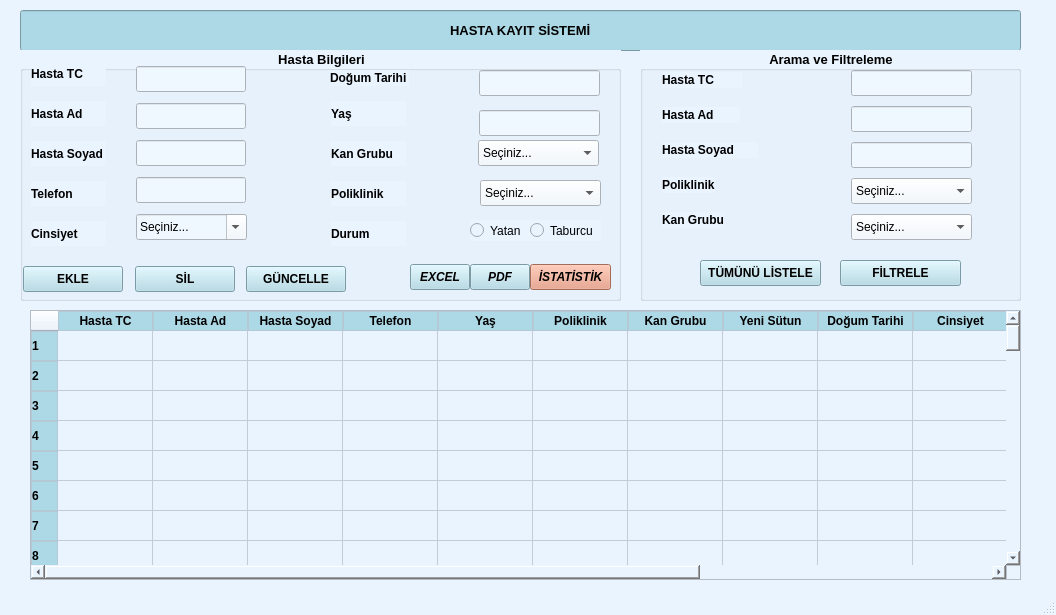
<?xml version="1.0" encoding="UTF-8"?>
<ui version="4.0">
 <class>MainWindow</class>
 <widget class="QMainWindow" name="MainWindow">
  <property name="geometry">
   <rect>
    <x>0</x>
    <y>0</y>
    <width>1056</width>
    <height>615</height>
   </rect>
  </property>
  <property name="windowTitle">
   <string>MainWindow</string>
  </property>
  <property name="styleSheet">
   <string notr="true">QMainWindow {
    background-color: #EAF4FF;
}</string>
  </property>
  <widget class="QWidget" name="centralwidget">
   <property name="styleSheet">
    <string notr="true">QWidget {
    background-color: #EAF4FF;
}</string>
   </property>
   <widget class="QTableWidget" name="tableWidget">
    <property name="geometry">
     <rect>
      <x>30</x>
      <y>310</y>
      <width>991</width>
      <height>270</height>
     </rect>
    </property>
    <property name="font">
     <font>
      <bold>true</bold>
     </font>
    </property>
    <property name="autoFillBackground">
     <bool>true</bool>
    </property>
    <property name="styleSheet">
     <string notr="true">QHeaderView::section{
    background-color:lightblue;
    color:black;
    font-weight:bold;
    border:1px solid #B5C8D6;
}</string>
    </property>
    <property name="rowCount">
     <number>100</number>
    </property>
    <property name="columnCount">
     <number>13</number>
    </property>
    <attribute name="horizontalHeaderDefaultSectionSize">
     <number>95</number>
    </attribute>
    <attribute name="horizontalHeaderShowSortIndicator" stdset="0">
     <bool>false</bool>
    </attribute>
    <attribute name="horizontalHeaderStretchLastSection">
     <bool>true</bool>
    </attribute>
    <row/>
    <row/>
    <row/>
    <row/>
    <row/>
    <row/>
    <row/>
    <row/>
    <row/>
    <row/>
    <row/>
    <row/>
    <row/>
    <row/>
    <row/>
    <row/>
    <row/>
    <row/>
    <row/>
    <row/>
    <row/>
    <row/>
    <row/>
    <row/>
    <row/>
    <row/>
    <row/>
    <row/>
    <row/>
    <row/>
    <row/>
    <row/>
    <row/>
    <row/>
    <row/>
    <row/>
    <row/>
    <row/>
    <row/>
    <row/>
    <row/>
    <row/>
    <row/>
    <row/>
    <row/>
    <row/>
    <row/>
    <row/>
    <row/>
    <row/>
    <row/>
    <row/>
    <row/>
    <row/>
    <row/>
    <row/>
    <row/>
    <row/>
    <row/>
    <row/>
    <row/>
    <row/>
    <row/>
    <row/>
    <row/>
    <row/>
    <row/>
    <row/>
    <row/>
    <row/>
    <row/>
    <row/>
    <row/>
    <row/>
    <row/>
    <row/>
    <row/>
    <row/>
    <row/>
    <row/>
    <row/>
    <row/>
    <row/>
    <row/>
    <row/>
    <row/>
    <row/>
    <row/>
    <row/>
    <row/>
    <row/>
    <row/>
    <row/>
    <row/>
    <row/>
    <row/>
    <row/>
    <row/>
    <row/>
    <row/>
    <column>
     <property name="text">
      <string>Hasta TC</string>
     </property>
     <property name="font">
      <font>
       <bold>true</bold>
      </font>
     </property>
    </column>
    <column>
     <property name="text">
      <string>Hasta Ad</string>
     </property>
     <property name="font">
      <font>
       <bold>true</bold>
      </font>
     </property>
    </column>
    <column>
     <property name="text">
      <string>Hasta Soyad</string>
     </property>
     <property name="font">
      <font>
       <bold>true</bold>
      </font>
     </property>
    </column>
    <column>
     <property name="text">
      <string>Telefon</string>
     </property>
     <property name="font">
      <font>
       <bold>true</bold>
      </font>
     </property>
    </column>
    <column>
     <property name="text">
      <string>Yaş</string>
     </property>
     <property name="font">
      <font>
       <bold>true</bold>
      </font>
     </property>
    </column>
    <column>
     <property name="text">
      <string>Poliklinik</string>
     </property>
     <property name="font">
      <font>
       <bold>true</bold>
      </font>
     </property>
    </column>
    <column>
     <property name="text">
      <string>Kan Grubu</string>
     </property>
     <property name="font">
      <font>
       <bold>true</bold>
      </font>
     </property>
    </column>
    <column>
     <property name="text">
      <string>Yeni Sütun</string>
     </property>
     <property name="font">
      <font>
       <bold>true</bold>
      </font>
     </property>
    </column>
    <column>
     <property name="text">
      <string>Doğum Tarihi</string>
     </property>
     <property name="font">
      <font>
       <bold>true</bold>
      </font>
     </property>
    </column>
    <column>
     <property name="text">
      <string>Cinsiyet</string>
     </property>
     <property name="font">
      <font>
       <bold>true</bold>
      </font>
     </property>
    </column>
    <column/>
    <column/>
    <column/>
   </widget>
   <widget class="QLineEdit" name="lineEdit_4">
    <property name="enabled">
     <bool>true</bool>
    </property>
    <property name="geometry">
     <rect>
      <x>20</x>
      <y>10</y>
      <width>1001</width>
      <height>41</height>
     </rect>
    </property>
    <property name="font">
     <font>
      <pointsize>10</pointsize>
      <bold>true</bold>
     </font>
    </property>
    <property name="layoutDirection">
     <enum>Qt::LayoutDirection::LeftToRight</enum>
    </property>
    <property name="styleSheet">
     <string notr="true">QLineEdit {
    background-color: lightblue;
}</string>
    </property>
    <property name="text">
     <string>HASTA KAYIT SİSTEMİ</string>
    </property>
    <property name="alignment">
     <set>Qt::AlignmentFlag::AlignCenter</set>
    </property>
   </widget>
   <widget class="QGroupBox" name="Hasta_Bilgileri">
    <property name="geometry">
     <rect>
      <x>20</x>
      <y>50</y>
      <width>601</width>
      <height>251</height>
     </rect>
    </property>
    <property name="font">
     <font>
      <pointsize>10</pointsize>
      <bold>true</bold>
     </font>
    </property>
    <property name="layoutDirection">
     <enum>Qt::LayoutDirection::LeftToRight</enum>
    </property>
    <property name="title">
     <string>Hasta Bilgileri</string>
    </property>
    <property name="alignment">
     <set>Qt::AlignmentFlag::AlignCenter</set>
    </property>
    <widget class="QLabel" name="label_12">
     <property name="enabled">
      <bool>true</bool>
     </property>
     <property name="geometry">
      <rect>
       <x>11</x>
       <y>11</y>
       <width>75</width>
       <height>25</height>
      </rect>
     </property>
     <property name="font">
      <font>
       <bold>true</bold>
      </font>
     </property>
     <property name="styleSheet">
      <string notr="true">QLabel {
    background-color: #EAF4FF;
}</string>
     </property>
     <property name="text">
      <string>Hasta TC</string>
     </property>
    </widget>
    <widget class="QLineEdit" name="lineEdit_Dogum_Tarihi">
     <property name="geometry">
      <rect>
       <x>459</x>
       <y>20</y>
       <width>121</width>
       <height>26</height>
      </rect>
     </property>
     <property name="styleSheet">
      <string notr="true">QLineEdit{background-color: #F0F8FF;}</string>
     </property>
     <property name="maxLength">
      <number>10</number>
     </property>
    </widget>
    <widget class="QLabel" name="label_9">
     <property name="geometry">
      <rect>
       <x>310</x>
       <y>20</y>
       <width>79</width>
       <height>16</height>
      </rect>
     </property>
     <property name="font">
      <font>
       <bold>true</bold>
      </font>
     </property>
     <property name="styleSheet">
      <string notr="true">QLabel {
    background-color: #EAF4FF;
}</string>
     </property>
     <property name="text">
      <string>Doğum Tarihi</string>
     </property>
    </widget>
    <widget class="QLabel" name="label_2">
     <property name="enabled">
      <bool>true</bool>
     </property>
     <property name="geometry">
      <rect>
       <x>11</x>
       <y>51</y>
       <width>75</width>
       <height>25</height>
      </rect>
     </property>
     <property name="font">
      <font>
       <bold>true</bold>
      </font>
     </property>
     <property name="styleSheet">
      <string notr="true">QLabel {
    background-color: #EAF4FF;
}</string>
     </property>
     <property name="text">
      <string>Hasta Ad</string>
     </property>
    </widget>
    <widget class="QLabel" name="label_10">
     <property name="geometry">
      <rect>
       <x>311</x>
       <y>51</y>
       <width>75</width>
       <height>25</height>
      </rect>
     </property>
     <property name="font">
      <font>
       <bold>true</bold>
      </font>
     </property>
     <property name="styleSheet">
      <string notr="true">QLabel {
    background-color: #EAF4FF;
}</string>
     </property>
     <property name="text">
      <string>Yaş</string>
     </property>
    </widget>
    <widget class="QLineEdit" name="lineEdit_Yas">
     <property name="geometry">
      <rect>
       <x>459</x>
       <y>60</y>
       <width>121</width>
       <height>26</height>
      </rect>
     </property>
     <property name="styleSheet">
      <string notr="true">QLineEdit{background-color: #F0F8FF;}</string>
     </property>
     <property name="maxLength">
      <number>3</number>
     </property>
    </widget>
    <widget class="QComboBox" name="comboBox_Kan_Grubu">
     <property name="geometry">
      <rect>
       <x>458</x>
       <y>90</y>
       <width>121</width>
       <height>26</height>
      </rect>
     </property>
     <property name="styleSheet">
      <string>background-color:#F0F8FF</string>
     </property>
     <item>
      <property name="text">
       <string>Seçiniz...</string>
      </property>
     </item>
     <item>
      <property name="text">
       <string>AB rh(+)</string>
      </property>
     </item>
     <item>
      <property name="text">
       <string>AB rh(-)</string>
      </property>
     </item>
     <item>
      <property name="text">
       <string>A rh(+)</string>
      </property>
     </item>
     <item>
      <property name="text">
       <string>A rh(-)</string>
      </property>
     </item>
     <item>
      <property name="text">
       <string>B rh(+)</string>
      </property>
     </item>
     <item>
      <property name="text">
       <string>B rh(-)</string>
      </property>
     </item>
     <item>
      <property name="text">
       <string>0 rh(+)</string>
      </property>
     </item>
     <item>
      <property name="text">
       <string>0 rh(-)</string>
      </property>
     </item>
    </widget>
    <widget class="QLabel" name="label_3">
     <property name="enabled">
      <bool>true</bool>
     </property>
     <property name="geometry">
      <rect>
       <x>11</x>
       <y>91</y>
       <width>75</width>
       <height>25</height>
      </rect>
     </property>
     <property name="font">
      <font>
       <bold>true</bold>
      </font>
     </property>
     <property name="styleSheet">
      <string notr="true">QLabel {
    background-color: #EAF4FF;
}</string>
     </property>
     <property name="text">
      <string>Hasta Soyad</string>
     </property>
    </widget>
    <widget class="QLabel" name="label_7">
     <property name="geometry">
      <rect>
       <x>311</x>
       <y>91</y>
       <width>75</width>
       <height>25</height>
      </rect>
     </property>
     <property name="font">
      <font>
       <bold>true</bold>
      </font>
     </property>
     <property name="styleSheet">
      <string notr="true">QLabel {
    background-color: #EAF4FF;
}</string>
     </property>
     <property name="text">
      <string>Kan Grubu</string>
     </property>
    </widget>
    <widget class="QComboBox" name="comboBox_Poliklinik">
     <property name="geometry">
      <rect>
       <x>460</x>
       <y>130</y>
       <width>121</width>
       <height>26</height>
      </rect>
     </property>
     <property name="styleSheet">
      <string notr="true">background-color:#F0F8FF</string>
     </property>
     <item>
      <property name="text">
       <string>Seçiniz...</string>
      </property>
     </item>
     <item>
      <property name="text">
       <string>Dahiliye</string>
      </property>
     </item>
     <item>
      <property name="text">
       <string>Cildiye</string>
      </property>
     </item>
     <item>
      <property name="text">
       <string>Kardiyoloji</string>
      </property>
     </item>
     <item>
      <property name="text">
       <string>Nöroloji</string>
      </property>
     </item>
     <item>
      <property name="text">
       <string>Çocuk Hastalıkları</string>
      </property>
     </item>
     <item>
      <property name="text">
       <string>Ortopedi</string>
      </property>
     </item>
     <item>
      <property name="text">
       <string>Fizik Tedavi &amp; Rehabilitasyon</string>
      </property>
     </item>
     <item>
      <property name="text">
       <string>Onkoloji</string>
      </property>
     </item>
     <item>
      <property name="text">
       <string>Kadın Hastalıkları &amp; Doğum</string>
      </property>
     </item>
    </widget>
    <widget class="QLabel" name="label_8">
     <property name="enabled">
      <bool>true</bool>
     </property>
     <property name="geometry">
      <rect>
       <x>11</x>
       <y>131</y>
       <width>75</width>
       <height>25</height>
      </rect>
     </property>
     <property name="font">
      <font>
       <bold>true</bold>
      </font>
     </property>
     <property name="styleSheet">
      <string notr="true">QLabel {
    background-color: #EAF4FF;
}</string>
     </property>
     <property name="text">
      <string>Telefon</string>
     </property>
    </widget>
    <widget class="QLabel" name="label_4">
     <property name="geometry">
      <rect>
       <x>311</x>
       <y>131</y>
       <width>75</width>
       <height>25</height>
      </rect>
     </property>
     <property name="font">
      <font>
       <bold>true</bold>
      </font>
     </property>
     <property name="styleSheet">
      <string notr="true">QLabel {
    background-color: #EAF4FF;
}</string>
     </property>
     <property name="text">
      <string>Poliklinik</string>
     </property>
    </widget>
    <widget class="QRadioButton" name="radioButton_Yatan">
     <property name="geometry">
      <rect>
       <x>450</x>
       <y>170</y>
       <width>61</width>
       <height>21</height>
      </rect>
     </property>
     <property name="text">
      <string>Yatan</string>
     </property>
    </widget>
    <widget class="QRadioButton" name="radioButton_Taburcu">
     <property name="geometry">
      <rect>
       <x>510</x>
       <y>170</y>
       <width>71</width>
       <height>21</height>
      </rect>
     </property>
     <property name="text">
      <string>Taburcu</string>
     </property>
    </widget>
    <widget class="QLabel" name="label_5">
     <property name="enabled">
      <bool>true</bool>
     </property>
     <property name="geometry">
      <rect>
       <x>11</x>
       <y>171</y>
       <width>75</width>
       <height>25</height>
      </rect>
     </property>
     <property name="font">
      <font>
       <bold>true</bold>
      </font>
     </property>
     <property name="styleSheet">
      <string notr="true">QLabel {
    background-color: #EAF4FF;
}</string>
     </property>
     <property name="text">
      <string>Cinsiyet</string>
     </property>
    </widget>
    <widget class="QLabel" name="label_6">
     <property name="geometry">
      <rect>
       <x>311</x>
       <y>171</y>
       <width>75</width>
       <height>25</height>
      </rect>
     </property>
     <property name="font">
      <font>
       <bold>true</bold>
      </font>
     </property>
     <property name="styleSheet">
      <string notr="true">QLabel {
    background-color: #EAF4FF;
}</string>
     </property>
     <property name="text">
      <string>Durum</string>
     </property>
    </widget>
    <widget class="QLineEdit" name="lineEdit_Hasta_TC">
     <property name="geometry">
      <rect>
       <x>116</x>
       <y>16</y>
       <width>110</width>
       <height>26</height>
      </rect>
     </property>
     <property name="styleSheet">
      <string notr="true">QLineEdit{background-color: #F0F8FF;}</string>
     </property>
     <property name="maxLength">
      <number>11</number>
     </property>
    </widget>
    <widget class="QComboBox" name="comboBox_Cinsiyet">
     <property name="geometry">
      <rect>
       <x>116</x>
       <y>164</y>
       <width>111</width>
       <height>26</height>
      </rect>
     </property>
     <property name="styleSheet">
      <string notr="true">background-color:#F0F8FF</string>
     </property>
     <property name="editable">
      <bool>true</bool>
     </property>
     <item>
      <property name="text">
       <string>Seçiniz...</string>
      </property>
     </item>
     <item>
      <property name="text">
       <string>Kadın</string>
      </property>
     </item>
     <item>
      <property name="text">
       <string>Erkek</string>
      </property>
     </item>
    </widget>
    <widget class="QLineEdit" name="lineEdit_Telefon">
     <property name="geometry">
      <rect>
       <x>116</x>
       <y>127</y>
       <width>110</width>
       <height>26</height>
      </rect>
     </property>
     <property name="styleSheet">
      <string notr="true">QLineEdit{background-color: #F0F8FF;}</string>
     </property>
     <property name="maxLength">
      <number>13</number>
     </property>
    </widget>
    <widget class="QLineEdit" name="lineEdit_Hasta_Soyad">
     <property name="geometry">
      <rect>
       <x>116</x>
       <y>90</y>
       <width>110</width>
       <height>26</height>
      </rect>
     </property>
     <property name="styleSheet">
      <string notr="true">QLineEdit{background-color: #F0F8FF;}</string>
     </property>
     <property name="maxLength">
      <number>20</number>
     </property>
    </widget>
    <widget class="QLineEdit" name="lineEdit_Hasta_Ad">
     <property name="geometry">
      <rect>
       <x>116</x>
       <y>53</y>
       <width>110</width>
       <height>26</height>
      </rect>
     </property>
     <property name="styleSheet">
      <string notr="true">QLineEdit{background-color: #F0F8FF;}</string>
     </property>
     <property name="maxLength">
      <number>20</number>
     </property>
    </widget>
    <widget class="QPushButton" name="pushButton_Istatistik">
     <property name="geometry">
      <rect>
       <x>510</x>
       <y>214</y>
       <width>81</width>
       <height>26</height>
      </rect>
     </property>
     <property name="font">
      <font>
       <italic>true</italic>
       <bold>true</bold>
      </font>
     </property>
     <property name="layoutDirection">
      <enum>Qt::LayoutDirection::LeftToRight</enum>
     </property>
     <property name="styleSheet">
      <string notr="true">QPushButton {
    background-color: rgb(233,150,122);
}</string>
     </property>
     <property name="text">
      <string>İSTATİSTİK</string>
     </property>
     <property name="flat">
      <bool>false</bool>
     </property>
    </widget>
    <widget class="QPushButton" name="pushButton_PDF">
     <property name="geometry">
      <rect>
       <x>450</x>
       <y>214</y>
       <width>60</width>
       <height>26</height>
      </rect>
     </property>
     <property name="font">
      <font>
       <italic>true</italic>
       <bold>true</bold>
      </font>
     </property>
     <property name="layoutDirection">
      <enum>Qt::LayoutDirection::LeftToRight</enum>
     </property>
     <property name="styleSheet">
      <string notr="true">QPushButton {
    background-color: lightblue;
}</string>
     </property>
     <property name="text">
      <string>PDF</string>
     </property>
    </widget>
    <widget class="QPushButton" name="pushButton_Excel">
     <property name="geometry">
      <rect>
       <x>390</x>
       <y>214</y>
       <width>60</width>
       <height>26</height>
      </rect>
     </property>
     <property name="font">
      <font>
       <italic>true</italic>
       <bold>true</bold>
      </font>
     </property>
     <property name="layoutDirection">
      <enum>Qt::LayoutDirection::LeftToRight</enum>
     </property>
     <property name="styleSheet">
      <string notr="true">QPushButton {
    background-color: lightblue;
}</string>
     </property>
     <property name="text">
      <string>EXCEL</string>
     </property>
    </widget>
    <widget class="QPushButton" name="btn_Sil">
     <property name="geometry">
      <rect>
       <x>115</x>
       <y>216</y>
       <width>100</width>
       <height>26</height>
      </rect>
     </property>
     <property name="font">
      <font>
       <bold>true</bold>
      </font>
     </property>
     <property name="layoutDirection">
      <enum>Qt::LayoutDirection::LeftToRight</enum>
     </property>
     <property name="styleSheet">
      <string notr="true">QPushButton {
    background-color: lightblue;
}</string>
     </property>
     <property name="text">
      <string>SİL</string>
     </property>
    </widget>
    <widget class="QPushButton" name="btn_Guncelle">
     <property name="geometry">
      <rect>
       <x>226</x>
       <y>216</y>
       <width>100</width>
       <height>26</height>
      </rect>
     </property>
     <property name="font">
      <font>
       <bold>true</bold>
      </font>
     </property>
     <property name="layoutDirection">
      <enum>Qt::LayoutDirection::LeftToRight</enum>
     </property>
     <property name="styleSheet">
      <string notr="true">QPushButton {
    background-color: lightblue;
}</string>
     </property>
     <property name="text">
      <string>GÜNCELLE</string>
     </property>
    </widget>
    <widget class="QPushButton" name="btn_Ekle">
     <property name="geometry">
      <rect>
       <x>3</x>
       <y>216</y>
       <width>100</width>
       <height>26</height>
      </rect>
     </property>
     <property name="font">
      <font>
       <bold>true</bold>
      </font>
     </property>
     <property name="layoutDirection">
      <enum>Qt::LayoutDirection::LeftToRight</enum>
     </property>
     <property name="styleSheet">
      <string notr="true">QPushButton {
    background-color: lightblue;
}</string>
     </property>
     <property name="text">
      <string>EKLE</string>
     </property>
    </widget>
   </widget>
   <widget class="QGroupBox" name="Hasta_Bilgileri_2">
    <property name="geometry">
     <rect>
      <x>640</x>
      <y>50</y>
      <width>381</width>
      <height>251</height>
     </rect>
    </property>
    <property name="font">
     <font>
      <pointsize>10</pointsize>
      <bold>true</bold>
     </font>
    </property>
    <property name="layoutDirection">
     <enum>Qt::LayoutDirection::LeftToRight</enum>
    </property>
    <property name="title">
     <string>Arama ve Filtreleme</string>
    </property>
    <property name="alignment">
     <set>Qt::AlignmentFlag::AlignCenter</set>
    </property>
    <widget class="QLabel" name="label_11">
     <property name="geometry">
      <rect>
       <x>22</x>
       <y>127</y>
       <width>53</width>
       <height>16</height>
      </rect>
     </property>
     <property name="font">
      <font>
       <bold>true</bold>
      </font>
     </property>
     <property name="styleSheet">
      <string notr="true">QLabel {
    background-color: #EAF4FF;
}</string>
     </property>
     <property name="text">
      <string>Poliklinik</string>
     </property>
    </widget>
    <widget class="QComboBox" name="comboBox_Poliklinik_Filtrele">
     <property name="geometry">
      <rect>
       <x>211</x>
       <y>128</y>
       <width>121</width>
       <height>26</height>
      </rect>
     </property>
     <property name="styleSheet">
      <string notr="true">background-color:#F0F8FF</string>
     </property>
     <item>
      <property name="text">
       <string>Seçiniz...</string>
      </property>
     </item>
     <item>
      <property name="text">
       <string>Dahiliye</string>
      </property>
     </item>
     <item>
      <property name="text">
       <string>Cildiye</string>
      </property>
     </item>
     <item>
      <property name="text">
       <string>Kardiyoloji</string>
      </property>
     </item>
     <item>
      <property name="text">
       <string>Nöroloji</string>
      </property>
     </item>
     <item>
      <property name="text">
       <string>Çocuk Hastalıkları</string>
      </property>
     </item>
     <item>
      <property name="text">
       <string>Ortopedi</string>
      </property>
     </item>
     <item>
      <property name="text">
       <string>Fizik Tedavi &amp; Rehabilitasyon</string>
      </property>
     </item>
     <item>
      <property name="text">
       <string>Onkoloji</string>
      </property>
     </item>
     <item>
      <property name="text">
       <string>Kadın Hastalıkları &amp; Doğum</string>
      </property>
     </item>
    </widget>
    <widget class="QPushButton" name="btn_TumunuListele">
     <property name="geometry">
      <rect>
       <x>60</x>
       <y>210</y>
       <width>121</width>
       <height>26</height>
      </rect>
     </property>
     <property name="font">
      <font>
       <bold>true</bold>
      </font>
     </property>
     <property name="layoutDirection">
      <enum>Qt::LayoutDirection::LeftToRight</enum>
     </property>
     <property name="styleSheet">
      <string notr="true">QPushButton {
    background-color: lightblue;
}</string>
     </property>
     <property name="text">
      <string>TÜMÜNÜ LİSTELE</string>
     </property>
    </widget>
    <widget class="QPushButton" name="btn_Filtrele">
     <property name="geometry">
      <rect>
       <x>200</x>
       <y>210</y>
       <width>121</width>
       <height>26</height>
      </rect>
     </property>
     <property name="font">
      <font>
       <bold>true</bold>
      </font>
     </property>
     <property name="layoutDirection">
      <enum>Qt::LayoutDirection::LeftToRight</enum>
     </property>
     <property name="styleSheet">
      <string notr="true">QPushButton {
    background-color: lightblue;
}</string>
     </property>
     <property name="text">
      <string>FİLTRELE</string>
     </property>
    </widget>
    <widget class="QLabel" name="label_13">
     <property name="geometry">
      <rect>
       <x>22</x>
       <y>162</y>
       <width>62</width>
       <height>16</height>
      </rect>
     </property>
     <property name="font">
      <font>
       <bold>true</bold>
      </font>
     </property>
     <property name="styleSheet">
      <string notr="true">QLabel {
    background-color: #EAF4FF;
}</string>
     </property>
     <property name="text">
      <string>Kan Grubu</string>
     </property>
    </widget>
    <widget class="QLabel" name="label">
     <property name="geometry">
      <rect>
       <x>22</x>
       <y>22</y>
       <width>80</width>
       <height>16</height>
      </rect>
     </property>
     <property name="font">
      <font>
       <bold>true</bold>
      </font>
     </property>
     <property name="styleSheet">
      <string notr="true">QLabel {
    background-color: #EAF4FF;
}</string>
     </property>
     <property name="text">
      <string>Hasta TC</string>
     </property>
    </widget>
    <widget class="QLabel" name="label_15">
     <property name="geometry">
      <rect>
       <x>22</x>
       <y>92</y>
       <width>96</width>
       <height>16</height>
      </rect>
     </property>
     <property name="font">
      <font>
       <bold>true</bold>
      </font>
     </property>
     <property name="styleSheet">
      <string notr="true">QLabel {
    background-color: #EAF4FF;
}</string>
     </property>
     <property name="text">
      <string>Hasta Soyad</string>
     </property>
    </widget>
    <widget class="QLabel" name="label_14">
     <property name="geometry">
      <rect>
       <x>22</x>
       <y>57</y>
       <width>78</width>
       <height>16</height>
      </rect>
     </property>
     <property name="font">
      <font>
       <bold>true</bold>
      </font>
     </property>
     <property name="styleSheet">
      <string notr="true">QLabel {
    background-color: #EAF4FF;
}</string>
     </property>
     <property name="text">
      <string>Hasta Ad</string>
     </property>
    </widget>
    <widget class="QLineEdit" name="lineEdit_Arama_Hasta_Soyad">
     <property name="geometry">
      <rect>
       <x>211</x>
       <y>92</y>
       <width>121</width>
       <height>26</height>
      </rect>
     </property>
     <property name="styleSheet">
      <string notr="true">QLineEdit{background-color: #F0F8FF;}</string>
     </property>
    </widget>
    <widget class="QComboBox" name="comboBox_Kan_Grubu_Filtrele">
     <property name="geometry">
      <rect>
       <x>211</x>
       <y>164</y>
       <width>121</width>
       <height>26</height>
      </rect>
     </property>
     <property name="styleSheet">
      <string>background-color:#F0F8FF</string>
     </property>
     <item>
      <property name="text">
       <string>Seçiniz...</string>
      </property>
     </item>
     <item>
      <property name="text">
       <string>AB rh(+)</string>
      </property>
     </item>
     <item>
      <property name="text">
       <string>AB rh(-)</string>
      </property>
     </item>
     <item>
      <property name="text">
       <string>A rh(+)</string>
      </property>
     </item>
     <item>
      <property name="text">
       <string>A rh(-)</string>
      </property>
     </item>
     <item>
      <property name="text">
       <string>B rh(+)</string>
      </property>
     </item>
     <item>
      <property name="text">
       <string>B rh(-)</string>
      </property>
     </item>
     <item>
      <property name="text">
       <string>0 rh(+)</string>
      </property>
     </item>
     <item>
      <property name="text">
       <string>0 rh(-)</string>
      </property>
     </item>
    </widget>
    <widget class="QLineEdit" name="lineEdit_Arama_Hasta_Ad">
     <property name="geometry">
      <rect>
       <x>211</x>
       <y>56</y>
       <width>121</width>
       <height>26</height>
      </rect>
     </property>
     <property name="styleSheet">
      <string notr="true">QLineEdit{background-color: #F0F8FF;}</string>
     </property>
    </widget>
    <widget class="QLineEdit" name="lineEdit_Arama_TC">
     <property name="geometry">
      <rect>
       <x>211</x>
       <y>20</y>
       <width>121</width>
       <height>26</height>
      </rect>
     </property>
     <property name="styleSheet">
      <string notr="true">QLineEdit{background-color: #F0F8FF;}</string>
     </property>
    </widget>
   </widget>
  </widget>
  <widget class="QStatusBar" name="statusbar"/>
 </widget>
 <resources/>
 <connections/>
</ui>
